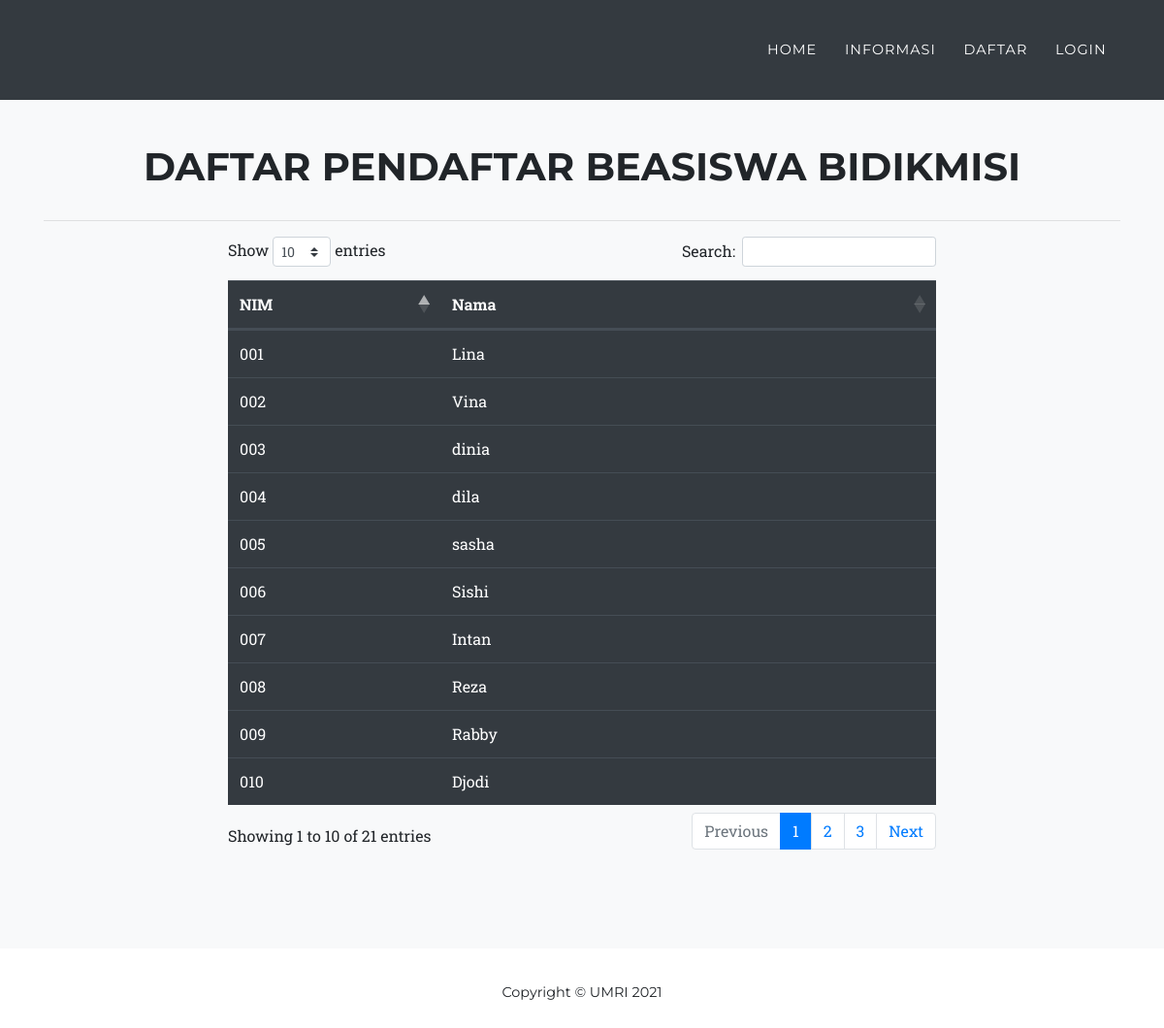
/index.php/home/informasi, run on the app's committed database.
### tables this page shows
CREATE TABLE `mahasiswa` (
  `nim` varchar(32) NOT NULL,
  `nama` varchar(128) NOT NULL,
  `password` varchar(256) NOT NULL,
  `tempat_lahir` varchar(32) DEFAULT NULL,
  `tanggal_lahir` date DEFAULT NULL,
  `alamat` varchar(128) DEFAULT NULL,
  `angkatan` varchar(4) DEFAULT NULL,
  `foto` varchar(128) DEFAULT NULL,
  `berkas` varchar(128) DEFAULT NULL,
  `rank` int(11) DEFAULT NULL,
  `total` double DEFAULT NULL,
  `accept` tinyint(1) NOT NULL DEFAULT 0,
  `K01` double DEFAULT NULL,
  `K02` double DEFAULT NULL,
  `K04` double DEFAULT NULL,
  `K05` double DEFAULT NULL
);

### application/controllers/Home.php (called while the page is built, shortened)
<?php
class Home extends CI_Controller
{
    public function informasi()
    {
        $data['judul'] = "Informasi";
        $data['mahasiswa'] = $this->db->get('mahasiswa')->result_array();
        $this->load->view('informasi', $data);
    }
}

### index.php (called while the page is built, shortened)
<?php
require_once BASEPATH.'core/CodeIgniter.php';

### application/views/informasi.php (the view, shortened to what this page needs)
<!DOCTYPE html>
<html lang="en">
<head>
    <link href="<?= base_url('assets/') ?>vendor/bootstrap/css/bootstrap.min.css" rel="stylesheet">
    <link href="<?= base_url('assets/') ?>vendor/fontawesome-free/css/all.min.css" rel="stylesheet" type="text/css">
    <link href="https://cdn.datatables.net/1.10.20/css/dataTables.bootstrap4.min.css" rel="stylesheet" />
    <link href="<?= base_url('assets/') ?>css/agency.min.css" rel="stylesheet">
</head>
<body id="page-top">
    <nav class="navbar navbar-expand-lg navbar-dark bg-dark fixed-top" id="mainNav">
        <div class="container">
            <div class="collapse navbar-collapse" id="navbarResponsive">
                <ul class="navbar-nav text-uppercase ml-auto">
                    <?php if ($this->session->userdata('nim')) : ?>
                        <li class="nav-item">
                            <a class="nav-link js-scroll-trigger" href="<?= base_url('home') ?>">Home</a>
                        </li>
                        <li class="nav-item">
                            <a class="nav-link js-scroll-trigger" href="<?= base_url('home/informasi') ?>">Informasi</a>
                        </li>
                        <li class="nav-item">
                            <a class="nav-link js-scroll-trigger" href="<?= base_url('mahasiswa') ?>">Biodata</a>
                        </li>
                        <li class="nav-item">
                            <a class="nav-link js-scroll-trigger" href="<?= base_url('login/logout') ?>">Logout</a>
                        </li>
                    <?php else : ?>
                        <?php
                        $i = 1;
                        $cek = $this->db->query('SELECT pendaftaran FROM user where pendaftaran =' . $i)->result_array();
                        if (count($cek) > 0) :
                        ?>
                            <li class="nav-item">
                                <a class="nav-link js-scroll-trigger" href="<?= base_url('home') ?>">Home</a>
                            </li>
                            <li class="nav-item">
                                <a class="nav-link js-scroll-trigger" href="<?= base_url('home/informasi') ?>">Informasi</a>
                            </li>
                            <li class="nav-item">
                                <a class="nav-link js-scroll-trigger" href="<?= base_url('login/daftar') ?>">Daftar</a>
                            </li>
                            <li class="nav-item">
                                <a class="nav-link js-scroll-trigger" href="<?= base_url('login') ?>">Login</a>
                            </li>
                        <?php endif; ?>
                    <?php endif; ?>
                </ul>
            </div>
        </div>
    </nav>
    <section class="bg-light page-section mt-5" id="portfolio">
        <div class="container">
            <div class="row">
                <div class="col-lg-12 text-center">
                    <h2 class="section-heading text-uppercase">Daftar Pendaftar Beasiswa Bidikmisi</h2>
                </div>
            </div>
            <hr>
            <div class="row justify-content-center mt-3">
                <div class="col-md-8">
                    <table class="table table-dark" id="dataTable">
                        <thead>
                            <tr>
                                <th scope="col" width="30%">NIM</th>
                                <th scope="col" width="70%">Nama</th>
                            </tr>
                        </thead>
                        <tbody>
                            <?php
                            foreach ($mahasiswa as $mhs) :
                            ?>
                                <tr>
                                    <td><?= $mhs['nim'] ?></td>
                                    <td><?= $mhs['nama'] ?></td>
                                </tr>
                            <?php endforeach; ?>
                        </tbody>
                    </table>
                </div>
            </div>
        </div>
    </section>
    <footer class="footer">
        <div class="container">
            <div class="row align-items-center">
                <div class="col-md-12">
                    <span class="copyright">Copyright &copy; UMRI <?= date('Y') ?></span>
                </div>
            </div>
        </div>
    </footer>
</body>
</html>

### data on the page
mahasiswa: nim "001", nama "Lina"
mahasiswa: nim "002", nama "Vina"
mahasiswa: nim "003", nama "dinia"
mahasiswa: nim "004", nama "dila"
mahasiswa: nim "005", nama "sasha"
mahasiswa: nim "006", nama "Sishi"
mahasiswa: nim "007", nama "Intan"
mahasiswa: nim "008", nama "Reza"
mahasiswa: nim "009", nama "Rabby"
mahasiswa: nim "010", nama "Djodi"
